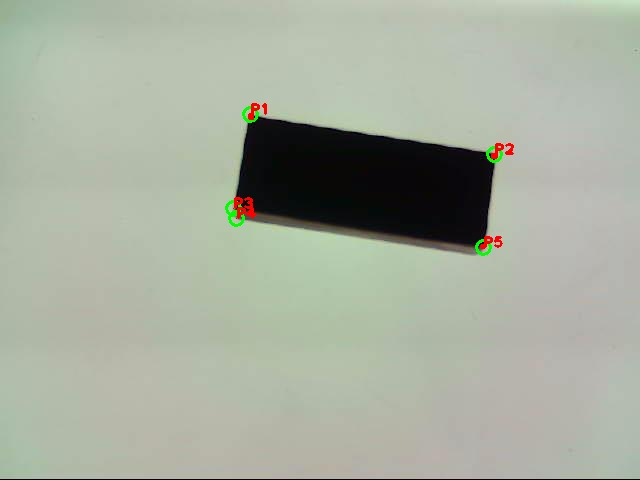
#> input picture Corners Found/corners.jpg, 640 x 480 px, found by its file name
$ python hough.py
#> lines starting #> are read from the running program, lines starting #| are printed output that depends on the picture; after the words box and inside, x2 and y2 are one past the last pixel; in counts of white or black regions, pixels touching at a corner belong together
import cv2
import numpy as np

img = cv2.imread('C:\\Users\\Jimit\\Desktop\\Project\\Original Images\\corners.jpg')
#> img is the input picture: shape (480, 640, 3); mean B, G, R 158.9, 173.4, 166.8
gray = cv2.cvtColor(img,cv2.COLOR_BGR2GRAY)
edges = cv2.Canny(gray,100, 250)
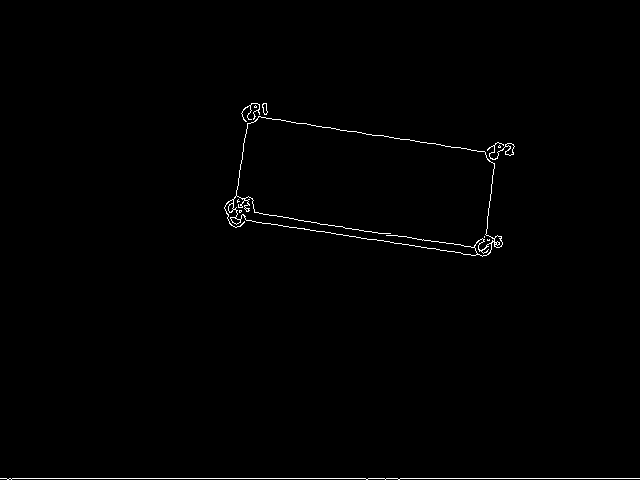
#> edges: shape (480, 640); 0.69% white in thin lines or dots, all inside (x1, y1, x2, y2) = (0, 103, 640, 480)

# get image height, width
(h, w) = img.shape[:2]
#> h = 480; w = 640
center = (w / 2, h / 2)
#> center = (320, 240)


lines = cv2.HoughLinesP(edges,1,np.pi/90, 20, minLineLength = 50, maxLineGap = 200)
#> lines = 18 rows, first 6: [0, 478, 639, 478], [225, 206, 489, 252], [243, 117, 510, 155], [227, 218, 488, 254], [232, 225, 249, 105], [231, 219, 486, 255]

#print (lines)
for line in lines:
    x1, y1, x2, y2 = line[0]
    cv2.line(img, (x1, y1), (x2, y2), (0, 255, 0), 2)
    print (line)
#> this loop made 18 passes
#> (x1, y1, x2, y2) on passes 1 to 12: (0, 478, 639, 478), (225, 206, 489, 252), (243, 117, 510, 155), (227, 218, 488, 254), (232, 225, 249, 105), (231, 219, 486, 255), (242, 115, 513, 154), (484, 255, 496, 143), (228, 219, 483, 255), (229, 205, 490, 251), (242, 114, 513, 152), (226, 203, 490, 250)
#| [[  0 478 639 478]]
#| [[225 206 489 252]]
#| [[243 117 510 155]]
#| [[227 218 488 254]]
#| [[232 225 249 105]]
#| [[231 219 486 255]]
#| [[242 115 513 154]]
#| [[484 255 496 143]]
#> (further printed lines are left out)
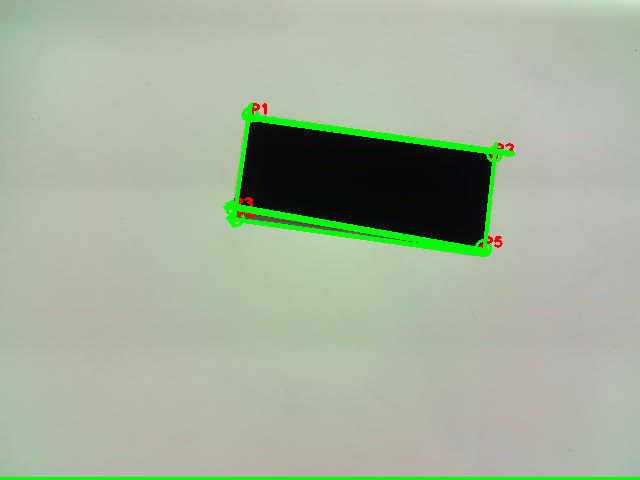
#> img: shape (480, 640, 3); 2.48% of pixels changed, all inside (x1, y1, x2, y2) = (0, 102, 640, 480)


for theta in lines:
    a = np.cos(theta)
    b = np.sin(theta)

    a = np.rad2deg(a)
    b = np.rad2deg(b)

    print(a)
    print(b)
#> this loop made 18 passes
#> (theta, a, b) on passes 1 to 7: ([[0, 478, 639, 478]], [[57.3, 50.88, -17.7, 50.88]], [[0, 26.35, -54.49, 26.35]]), ([[225, 206, 489, 252]], [[21.05, 12.82, 26.58, 44.82]], [[-53.29, -55.84, -50.76, 35.7]]), ([[243, 117, 510, 155]], [[-26.12, -41.49, 27.91, -27.91]], [[-50.99, -39.52, 50.04, -50.04]]), ([[227, 218, 488, 254]], [[39.7, -19.14, -28.35, -51.11]], [[41.31, -54, -49.79, 25.9]]), ([[232, 225, 249, 105]], [[50.88, 21.05, -39.33, -13.81]], [[-26.35, -53.29, -41.66, -55.61]]), ([[231, 219, 486, 255]], [[5.32, 35.1, -33.47, -49.41]], [[-57.05, -45.29, 46.5, -29.01]]), ([[242, 115, 513, 154]], [[-57.02, -18.67, -34.69, -57.19]], [[-5.57, 54.17, -45.6, -3.55]])
#> (printed output is left out)


M = cv2.getRotationMatrix2D(center, 270, 1)
#> M = [[-1.84e-16, -1, 560], [1, -1.84e-16, -80]]

rotated = cv2.warpAffine(img, M, (w, h))
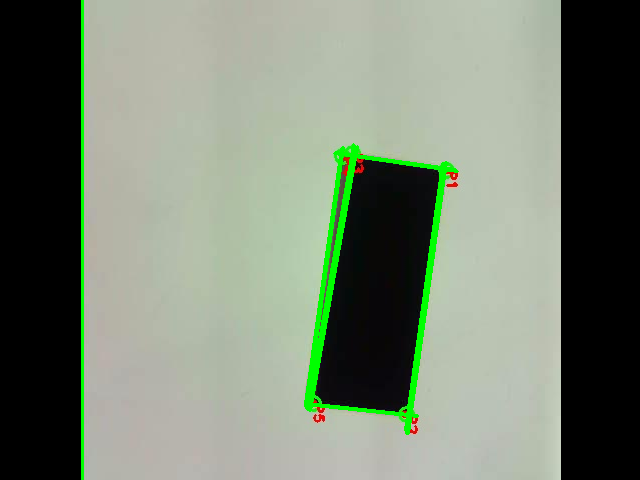
#> rotated: shape (480, 640, 3); mean B, G, R 113.8, 130.4, 119.8
cv2.imshow('blah', rotated)
cv2.waitKey(0)
cv2.imshow('lmao', img)

cv2.imwrite('houghlines3.jpg',img)
